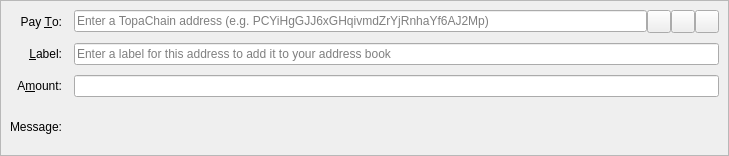
<?xml version="1.0" encoding="UTF-8"?>
<ui version="4.0">
 <class>SendCoinsEntry</class>
 <widget class="QStackedWidget" name="SendCoinsEntry">
  <property name="geometry">
   <rect>
    <x>0</x>
    <y>0</y>
    <width>729</width>
    <height>156</height>
   </rect>
  </property>
  <property name="focusPolicy">
   <enum>Qt::TabFocus</enum>
  </property>
  <property name="autoFillBackground">
   <bool>false</bool>
  </property>
  <widget class="QFrame" name="SendCoins">
   <property name="toolTip">
    <string>This is a normal payment.</string>
   </property>
   <property name="frameShape">
    <enum>QFrame::StyledPanel</enum>
   </property>
   <property name="frameShadow">
    <enum>QFrame::Sunken</enum>
   </property>
   <layout class="QGridLayout" name="gridLayout">
    <property name="horizontalSpacing">
     <number>12</number>
    </property>
    <property name="verticalSpacing">
     <number>10</number>
    </property>
    <item row="0" column="0">
     <widget class="QLabel" name="payToLabel">
      <property name="text">
       <string>Pay &amp;To:</string>
      </property>
      <property name="alignment">
       <set>Qt::AlignRight|Qt::AlignTrailing|Qt::AlignVCenter</set>
      </property>
      <property name="buddy">
       <cstring>payTo</cstring>
      </property>
     </widget>
    </item>
    <item row="0" column="1">
     <layout class="QHBoxLayout" name="payToLayout">
      <property name="spacing">
       <number>0</number>
      </property>
      <item>
       <widget class="QValidatedLineEdit" name="payTo">
        <property name="toolTip">
         <string>The TopaChain address to send the payment to</string>
        </property>
        <property name="inputMask">
         <string/>
        </property>
        <property name="placeholderText">
         <string>Enter a TopaChain address (e.g. PCYiHgGJJ6xGHqivmdZrYjRnhaYf6AJ2Mp)</string>
        </property>
       </widget>
      </item>
      <item>
       <widget class="QToolButton" name="addressBookButton">
        <property name="toolTip">
         <string>Choose previously used address</string>
        </property>
        <property name="text">
         <string/>
        </property>
        <property name="icon">
         <iconset resource="../topachain.qrc">
          <normaloff>:/icons/address-book</normaloff>:/icons/address-book</iconset>
        </property>
        <property name="iconSize">
         <size>
          <width>16</width>
          <height>16</height>
         </size>
        </property>
        <property name="shortcut">
         <string>Alt+A</string>
        </property>
       </widget>
      </item>
      <item>
       <widget class="QToolButton" name="pasteButton">
        <property name="toolTip">
         <string>Paste address from clipboard</string>
        </property>
        <property name="text">
         <string/>
        </property>
        <property name="icon">
         <iconset resource="../topachain.qrc">
          <normaloff>:/icons/editpaste</normaloff>:/icons/editpaste</iconset>
        </property>
        <property name="shortcut">
         <string>Alt+P</string>
        </property>
       </widget>
      </item>
      <item>
       <widget class="QToolButton" name="deleteButton">
        <property name="toolTip">
         <string>Remove this entry</string>
        </property>
        <property name="text">
         <string/>
        </property>
        <property name="icon">
         <iconset resource="../topachain.qrc">
          <normaloff>:/icons/remove</normaloff>:/icons/remove</iconset>
        </property>
       </widget>
      </item>
     </layout>
    </item>
    <item row="1" column="0">
     <widget class="QLabel" name="labelLabel">
      <property name="text">
       <string>&amp;Label:</string>
      </property>
      <property name="alignment">
       <set>Qt::AlignRight|Qt::AlignTrailing|Qt::AlignVCenter</set>
      </property>
      <property name="buddy">
       <cstring>addAsLabel</cstring>
      </property>
     </widget>
    </item>
    <item row="1" column="1">
     <widget class="QLineEdit" name="addAsLabel">
      <property name="toolTip">
       <string>Enter a label for this address to add it to the list of used addresses</string>
      </property>
      <property name="inputMask">
       <string/>
      </property>
      <property name="placeholderText">
       <string>Enter a label for this address to add it to your address book</string>
      </property>
     </widget>
    </item>
    <item row="2" column="0">
     <widget class="QLabel" name="amountLabel">
      <property name="text">
       <string>A&amp;mount:</string>
      </property>
      <property name="alignment">
       <set>Qt::AlignRight|Qt::AlignTrailing|Qt::AlignVCenter</set>
      </property>
      <property name="buddy">
       <cstring>payAmount</cstring>
      </property>
     </widget>
    </item>
    <item row="2" column="1">
     <widget class="BitcoinAmountField" name="payAmount"/>
    </item>
    <item row="3" column="0">
     <widget class="QLabel" name="messageLabel">
      <property name="text">
       <string>Message:</string>
      </property>
      <property name="alignment">
       <set>Qt::AlignRight|Qt::AlignTrailing|Qt::AlignVCenter</set>
      </property>
     </widget>
    </item>
    <item row="3" column="1">
     <widget class="QLabel" name="messageTextLabel">
      <property name="toolTip">
       <string>A message that was attached to the TopaChain: URI which will be stored with the transaction for your reference. Note: This message will not be sent over the TopaChain network.</string>
      </property>
      <property name="textFormat">
       <enum>Qt::PlainText</enum>
      </property>
     </widget>
    </item>
   </layout>
  </widget>
  <widget class="QFrame" name="SendCoins_InsecurePaymentRequest">
   <property name="palette">
    <palette>
     <active>
      <colorrole role="WindowText">
       <brush brushstyle="SolidPattern">
        <color alpha="255">
         <red>0</red>
         <green>0</green>
         <blue>0</blue>
        </color>
       </brush>
      </colorrole>
      <colorrole role="Button">
       <brush brushstyle="SolidPattern">
        <color alpha="255">
         <red>255</red>
         <green>255</green>
         <blue>127</blue>
        </color>
       </brush>
      </colorrole>
      <colorrole role="Light">
       <brush brushstyle="SolidPattern">
        <color alpha="255">
         <red>255</red>
         <green>255</green>
         <blue>255</blue>
        </color>
       </brush>
      </colorrole>
      <colorrole role="Midlight">
       <brush brushstyle="SolidPattern">
        <color alpha="255">
         <red>255</red>
         <green>255</green>
         <blue>191</blue>
        </color>
       </brush>
      </colorrole>
      <colorrole role="Dark">
       <brush brushstyle="SolidPattern">
        <color alpha="255">
         <red>127</red>
         <green>127</green>
         <blue>63</blue>
        </color>
       </brush>
      </colorrole>
      <colorrole role="Mid">
       <brush brushstyle="SolidPattern">
        <color alpha="255">
         <red>170</red>
         <green>170</green>
         <blue>84</blue>
        </color>
       </brush>
      </colorrole>
      <colorrole role="Text">
       <brush brushstyle="SolidPattern">
        <color alpha="255">
         <red>0</red>
         <green>0</green>
         <blue>0</blue>
        </color>
       </brush>
      </colorrole>
      <colorrole role="BrightText">
       <brush brushstyle="SolidPattern">
        <color alpha="255">
         <red>255</red>
         <green>255</green>
         <blue>255</blue>
        </color>
       </brush>
      </colorrole>
      <colorrole role="ButtonText">
       <brush brushstyle="SolidPattern">
        <color alpha="255">
         <red>0</red>
         <green>0</green>
         <blue>0</blue>
        </color>
       </brush>
      </colorrole>
      <colorrole role="Base">
       <brush brushstyle="SolidPattern">
        <color alpha="255">
         <red>255</red>
         <green>255</green>
         <blue>255</blue>
        </color>
       </brush>
      </colorrole>
      <colorrole role="Window">
       <brush brushstyle="SolidPattern">
        <color alpha="255">
         <red>255</red>
         <green>255</green>
         <blue>127</blue>
        </color>
       </brush>
      </colorrole>
      <colorrole role="Shadow">
       <brush brushstyle="SolidPattern">
        <color alpha="255">
         <red>0</red>
         <green>0</green>
         <blue>0</blue>
        </color>
       </brush>
      </colorrole>
      <colorrole role="AlternateBase">
       <brush brushstyle="SolidPattern">
        <color alpha="255">
         <red>255</red>
         <green>255</green>
         <blue>191</blue>
        </color>
       </brush>
      </colorrole>
      <colorrole role="ToolTipBase">
       <brush brushstyle="SolidPattern">
        <color alpha="255">
         <red>255</red>
         <green>255</green>
         <blue>220</blue>
        </color>
       </brush>
      </colorrole>
      <colorrole role="ToolTipText">
       <brush brushstyle="SolidPattern">
        <color alpha="255">
         <red>0</red>
         <green>0</green>
         <blue>0</blue>
        </color>
       </brush>
      </colorrole>
     </active>
     <inactive>
      <colorrole role="WindowText">
       <brush brushstyle="SolidPattern">
        <color alpha="255">
         <red>0</red>
         <green>0</green>
         <blue>0</blue>
        </color>
       </brush>
      </colorrole>
      <colorrole role="Button">
       <brush brushstyle="SolidPattern">
        <color alpha="255">
         <red>255</red>
         <green>255</green>
         <blue>127</blue>
        </color>
       </brush>
      </colorrole>
      <colorrole role="Light">
       <brush brushstyle="SolidPattern">
        <color alpha="255">
         <red>255</red>
         <green>255</green>
         <blue>255</blue>
        </color>
       </brush>
      </colorrole>
      <colorrole role="Midlight">
       <brush brushstyle="SolidPattern">
        <color alpha="255">
         <red>255</red>
         <green>255</green>
         <blue>191</blue>
        </color>
       </brush>
      </colorrole>
      <colorrole role="Dark">
       <brush brushstyle="SolidPattern">
        <color alpha="255">
         <red>127</red>
         <green>127</green>
         <blue>63</blue>
        </color>
       </brush>
      </colorrole>
      <colorrole role="Mid">
       <brush brushstyle="SolidPattern">
        <color alpha="255">
         <red>170</red>
         <green>170</green>
         <blue>84</blue>
        </color>
       </brush>
      </colorrole>
      <colorrole role="Text">
       <brush brushstyle="SolidPattern">
        <color alpha="255">
         <red>0</red>
         <green>0</green>
         <blue>0</blue>
        </color>
       </brush>
      </colorrole>
      <colorrole role="BrightText">
       <brush brushstyle="SolidPattern">
        <color alpha="255">
         <red>255</red>
         <green>255</green>
         <blue>255</blue>
        </color>
       </brush>
      </colorrole>
      <colorrole role="ButtonText">
       <brush brushstyle="SolidPattern">
        <color alpha="255">
         <red>0</red>
         <green>0</green>
         <blue>0</blue>
        </color>
       </brush>
      </colorrole>
      <colorrole role="Base">
       <brush brushstyle="SolidPattern">
        <color alpha="255">
         <red>255</red>
         <green>255</green>
         <blue>255</blue>
        </color>
       </brush>
      </colorrole>
      <colorrole role="Window">
       <brush brushstyle="SolidPattern">
        <color alpha="255">
         <red>255</red>
         <green>255</green>
         <blue>127</blue>
        </color>
       </brush>
      </colorrole>
      <colorrole role="Shadow">
       <brush brushstyle="SolidPattern">
        <color alpha="255">
         <red>0</red>
         <green>0</green>
         <blue>0</blue>
        </color>
       </brush>
      </colorrole>
      <colorrole role="AlternateBase">
       <brush brushstyle="SolidPattern">
        <color alpha="255">
         <red>255</red>
         <green>255</green>
         <blue>191</blue>
        </color>
       </brush>
      </colorrole>
      <colorrole role="ToolTipBase">
       <brush brushstyle="SolidPattern">
        <color alpha="255">
         <red>255</red>
         <green>255</green>
         <blue>220</blue>
        </color>
       </brush>
      </colorrole>
      <colorrole role="ToolTipText">
       <brush brushstyle="SolidPattern">
        <color alpha="255">
         <red>0</red>
         <green>0</green>
         <blue>0</blue>
        </color>
       </brush>
      </colorrole>
     </inactive>
     <disabled>
      <colorrole role="WindowText">
       <brush brushstyle="SolidPattern">
        <color alpha="255">
         <red>127</red>
         <green>127</green>
         <blue>63</blue>
        </color>
       </brush>
      </colorrole>
      <colorrole role="Button">
       <brush brushstyle="SolidPattern">
        <color alpha="255">
         <red>255</red>
         <green>255</green>
         <blue>127</blue>
        </color>
       </brush>
      </colorrole>
      <colorrole role="Light">
       <brush brushstyle="SolidPattern">
        <color alpha="255">
         <red>255</red>
         <green>255</green>
         <blue>255</blue>
        </color>
       </brush>
      </colorrole>
      <colorrole role="Midlight">
       <brush brushstyle="SolidPattern">
        <color alpha="255">
         <red>255</red>
         <green>255</green>
         <blue>191</blue>
        </color>
       </brush>
      </colorrole>
      <colorrole role="Dark">
       <brush brushstyle="SolidPattern">
        <color alpha="255">
         <red>127</red>
         <green>127</green>
         <blue>63</blue>
        </color>
       </brush>
      </colorrole>
      <colorrole role="Mid">
       <brush brushstyle="SolidPattern">
        <color alpha="255">
         <red>170</red>
         <green>170</green>
         <blue>84</blue>
        </color>
       </brush>
      </colorrole>
      <colorrole role="Text">
       <brush brushstyle="SolidPattern">
        <color alpha="255">
         <red>127</red>
         <green>127</green>
         <blue>63</blue>
        </color>
       </brush>
      </colorrole>
      <colorrole role="BrightText">
       <brush brushstyle="SolidPattern">
        <color alpha="255">
         <red>255</red>
         <green>255</green>
         <blue>255</blue>
        </color>
       </brush>
      </colorrole>
      <colorrole role="ButtonText">
       <brush brushstyle="SolidPattern">
        <color alpha="255">
         <red>127</red>
         <green>127</green>
         <blue>63</blue>
        </color>
       </brush>
      </colorrole>
      <colorrole role="Base">
       <brush brushstyle="SolidPattern">
        <color alpha="255">
         <red>255</red>
         <green>255</green>
         <blue>127</blue>
        </color>
       </brush>
      </colorrole>
      <colorrole role="Window">
       <brush brushstyle="SolidPattern">
        <color alpha="255">
         <red>255</red>
         <green>255</green>
         <blue>127</blue>
        </color>
       </brush>
      </colorrole>
      <colorrole role="Shadow">
       <brush brushstyle="SolidPattern">
        <color alpha="255">
         <red>0</red>
         <green>0</green>
         <blue>0</blue>
        </color>
       </brush>
      </colorrole>
      <colorrole role="AlternateBase">
       <brush brushstyle="SolidPattern">
        <color alpha="255">
         <red>255</red>
         <green>255</green>
         <blue>127</blue>
        </color>
       </brush>
      </colorrole>
      <colorrole role="ToolTipBase">
       <brush brushstyle="SolidPattern">
        <color alpha="255">
         <red>255</red>
         <green>255</green>
         <blue>220</blue>
        </color>
       </brush>
      </colorrole>
      <colorrole role="ToolTipText">
       <brush brushstyle="SolidPattern">
        <color alpha="255">
         <red>0</red>
         <green>0</green>
         <blue>0</blue>
        </color>
       </brush>
      </colorrole>
     </disabled>
    </palette>
   </property>
   <property name="toolTip">
    <string>This is an unverified payment request.</string>
   </property>
   <property name="autoFillBackground">
    <bool>true</bool>
   </property>
   <property name="frameShape">
    <enum>QFrame::StyledPanel</enum>
   </property>
   <property name="frameShadow">
    <enum>QFrame::Sunken</enum>
   </property>
   <layout class="QGridLayout" name="gridLayout_is">
    <property name="spacing">
     <number>12</number>
    </property>
    <item row="0" column="0">
     <widget class="QLabel" name="payToLabel_is">
      <property name="text">
       <string>Pay To:</string>
      </property>
      <property name="alignment">
       <set>Qt::AlignRight|Qt::AlignTrailing|Qt::AlignVCenter</set>
      </property>
     </widget>
    </item>
    <item row="0" column="1">
     <layout class="QHBoxLayout" name="payToLayout_is">
      <property name="spacing">
       <number>0</number>
      </property>
      <item>
       <widget class="QLabel" name="payTo_is"/>
      </item>
      <item>
       <widget class="QToolButton" name="deleteButton_is">
        <property name="toolTip">
         <string>Remove this entry</string>
        </property>
        <property name="text">
         <string/>
        </property>
        <property name="icon">
         <iconset resource="../topachain.qrc">
          <normaloff>:/icons/remove</normaloff>:/icons/remove</iconset>
        </property>
       </widget>
      </item>
     </layout>
    </item>
    <item row="1" column="0">
     <widget class="QLabel" name="memoLabel_is">
      <property name="text">
       <string>Memo:</string>
      </property>
      <property name="alignment">
       <set>Qt::AlignRight|Qt::AlignTrailing|Qt::AlignVCenter</set>
      </property>
     </widget>
    </item>
    <item row="1" column="1">
     <widget class="QLabel" name="memoTextLabel_is">
      <property name="textFormat">
       <enum>Qt::PlainText</enum>
      </property>
     </widget>
    </item>
    <item row="2" column="0">
     <widget class="QLabel" name="amountLabel_is">
      <property name="text">
       <string>A&amp;mount:</string>
      </property>
      <property name="alignment">
       <set>Qt::AlignRight|Qt::AlignTrailing|Qt::AlignVCenter</set>
      </property>
      <property name="buddy">
       <cstring>payAmount_is</cstring>
      </property>
     </widget>
    </item>
    <item row="2" column="1">
     <widget class="BitcoinAmountField" name="payAmount_is">
      <property name="acceptDrops">
       <bool>false</bool>
      </property>
     </widget>
    </item>
   </layout>
  </widget>
  <widget class="QFrame" name="SendCoins_SecurePaymentRequest">
   <property name="palette">
    <palette>
     <active>
      <colorrole role="WindowText">
       <brush brushstyle="SolidPattern">
        <color alpha="255">
         <red>0</red>
         <green>0</green>
         <blue>0</blue>
        </color>
       </brush>
      </colorrole>
      <colorrole role="Button">
       <brush brushstyle="SolidPattern">
        <color alpha="255">
         <red>140</red>
         <green>232</green>
         <blue>119</blue>
        </color>
       </brush>
      </colorrole>
      <colorrole role="Light">
       <brush brushstyle="SolidPattern">
        <color alpha="255">
         <red>230</red>
         <green>255</green>
         <blue>224</blue>
        </color>
       </brush>
      </colorrole>
      <colorrole role="Midlight">
       <brush brushstyle="SolidPattern">
        <color alpha="255">
         <red>185</red>
         <green>243</green>
         <blue>171</blue>
        </color>
       </brush>
      </colorrole>
      <colorrole role="Dark">
       <brush brushstyle="SolidPattern">
        <color alpha="255">
         <red>70</red>
         <green>116</green>
         <blue>59</blue>
        </color>
       </brush>
      </colorrole>
      <colorrole role="Mid">
       <brush brushstyle="SolidPattern">
        <color alpha="255">
         <red>93</red>
         <green>155</green>
         <blue>79</blue>
        </color>
       </brush>
      </colorrole>
      <colorrole role="Text">
       <brush brushstyle="SolidPattern">
        <color alpha="255">
         <red>0</red>
         <green>0</green>
         <blue>0</blue>
        </color>
       </brush>
      </colorrole>
      <colorrole role="BrightText">
       <brush brushstyle="SolidPattern">
        <color alpha="255">
         <red>155</red>
         <green>255</green>
         <blue>147</blue>
        </color>
       </brush>
      </colorrole>
      <colorrole role="ButtonText">
       <brush brushstyle="SolidPattern">
        <color alpha="255">
         <red>0</red>
         <green>0</green>
         <blue>0</blue>
        </color>
       </brush>
      </colorrole>
      <colorrole role="Base">
       <brush brushstyle="SolidPattern">
        <color alpha="255">
         <red>119</red>
         <green>255</green>
         <blue>233</blue>
        </color>
       </brush>
      </colorrole>
      <colorrole role="Window">
       <brush brushstyle="SolidPattern">
        <color alpha="255">
         <red>140</red>
         <green>232</green>
         <blue>119</blue>
        </color>
       </brush>
      </colorrole>
      <colorrole role="Shadow">
       <brush brushstyle="SolidPattern">
        <color alpha="255">
         <red>0</red>
         <green>0</green>
         <blue>0</blue>
        </color>
       </brush>
      </colorrole>
      <colorrole role="AlternateBase">
       <brush brushstyle="SolidPattern">
        <color alpha="255">
         <red>197</red>
         <green>243</green>
         <blue>187</blue>
        </color>
       </brush>
      </colorrole>
      <colorrole role="NoRole">
       <brush brushstyle="SolidPattern">
        <color alpha="255">
         <red>125</red>
         <green>194</green>
         <blue>122</blue>
        </color>
       </brush>
      </colorrole>
      <colorrole role="ToolTipBase">
       <brush brushstyle="SolidPattern">
        <color alpha="255">
         <red>255</red>
         <green>255</green>
         <blue>220</blue>
        </color>
       </brush>
      </colorrole>
      <colorrole role="ToolTipText">
       <brush brushstyle="SolidPattern">
        <color alpha="255">
         <red>0</red>
         <green>0</green>
         <blue>0</blue>
        </color>
       </brush>
      </colorrole>
     </active>
     <inactive>
      <colorrole role="WindowText">
       <brush brushstyle="SolidPattern">
        <color alpha="255">
         <red>0</red>
         <green>0</green>
         <blue>0</blue>
        </color>
       </brush>
      </colorrole>
      <colorrole role="Button">
       <brush brushstyle="SolidPattern">
        <color alpha="255">
         <red>140</red>
         <green>232</green>
         <blue>119</blue>
        </color>
       </brush>
      </colorrole>
      <colorrole role="Light">
       <brush brushstyle="SolidPattern">
        <color alpha="255">
         <red>230</red>
         <green>255</green>
         <blue>224</blue>
        </color>
       </brush>
      </colorrole>
      <colorrole role="Midlight">
       <brush brushstyle="SolidPattern">
        <color alpha="255">
         <red>185</red>
         <green>243</green>
         <blue>171</blue>
        </color>
       </brush>
      </colorrole>
      <colorrole role="Dark">
       <brush brushstyle="SolidPattern">
        <color alpha="255">
         <red>70</red>
         <green>116</green>
         <blue>59</blue>
        </color>
       </brush>
      </colorrole>
      <colorrole role="Mid">
       <brush brushstyle="SolidPattern">
        <color alpha="255">
         <red>93</red>
         <green>155</green>
         <blue>79</blue>
        </color>
       </brush>
      </colorrole>
      <colorrole role="Text">
       <brush brushstyle="SolidPattern">
        <color alpha="255">
         <red>0</red>
         <green>0</green>
         <blue>0</blue>
        </color>
       </brush>
      </colorrole>
      <colorrole role="BrightText">
       <brush brushstyle="SolidPattern">
        <color alpha="255">
         <red>155</red>
         <green>255</green>
         <blue>147</blue>
        </color>
       </brush>
      </colorrole>
      <colorrole role="ButtonText">
       <brush brushstyle="SolidPattern">
        <color alpha="255">
         <red>0</red>
         <green>0</green>
         <blue>0</blue>
        </color>
       </brush>
      </colorrole>
      <colorrole role="Base">
       <brush brushstyle="SolidPattern">
        <color alpha="255">
         <red>119</red>
         <green>255</green>
         <blue>233</blue>
        </color>
       </brush>
      </colorrole>
      <colorrole role="Window">
       <brush brushstyle="SolidPattern">
        <color alpha="255">
         <red>140</red>
         <green>232</green>
         <blue>119</blue>
        </color>
       </brush>
      </colorrole>
      <colorrole role="Shadow">
       <brush brushstyle="SolidPattern">
        <color alpha="255">
         <red>0</red>
         <green>0</green>
         <blue>0</blue>
        </color>
       </brush>
      </colorrole>
      <colorrole role="AlternateBase">
       <brush brushstyle="SolidPattern">
        <color alpha="255">
         <red>197</red>
         <green>243</green>
         <blue>187</blue>
        </color>
       </brush>
      </colorrole>
      <colorrole role="NoRole">
       <brush brushstyle="SolidPattern">
        <color alpha="255">
         <red>125</red>
         <green>194</green>
         <blue>122</blue>
        </color>
       </brush>
      </colorrole>
      <colorrole role="ToolTipBase">
       <brush brushstyle="SolidPattern">
        <color alpha="255">
         <red>255</red>
         <green>255</green>
         <blue>220</blue>
        </color>
       </brush>
      </colorrole>
      <colorrole role="ToolTipText">
       <brush brushstyle="SolidPattern">
        <color alpha="255">
         <red>0</red>
         <green>0</green>
         <blue>0</blue>
        </color>
       </brush>
      </colorrole>
     </inactive>
     <disabled>
      <colorrole role="WindowText">
       <brush brushstyle="SolidPattern">
        <color alpha="255">
         <red>70</red>
         <green>116</green>
         <blue>59</blue>
        </color>
       </brush>
      </colorrole>
      <colorrole role="Button">
       <brush brushstyle="SolidPattern">
        <color alpha="255">
         <red>140</red>
         <green>232</green>
         <blue>119</blue>
        </color>
       </brush>
      </colorrole>
      <colorrole role="Light">
       <brush brushstyle="SolidPattern">
        <color alpha="255">
         <red>230</red>
         <green>255</green>
         <blue>224</blue>
        </color>
       </brush>
      </colorrole>
      <colorrole role="Midlight">
       <brush brushstyle="SolidPattern">
        <color alpha="255">
         <red>185</red>
         <green>243</green>
         <blue>171</blue>
        </color>
       </brush>
      </colorrole>
      <colorrole role="Dark">
       <brush brushstyle="SolidPattern">
        <color alpha="255">
         <red>70</red>
         <green>116</green>
         <blue>59</blue>
        </color>
       </brush>
      </colorrole>
      <colorrole role="Mid">
       <brush brushstyle="SolidPattern">
        <color alpha="255">
         <red>93</red>
         <green>155</green>
         <blue>79</blue>
        </color>
       </brush>
      </colorrole>
      <colorrole role="Text">
       <brush brushstyle="SolidPattern">
        <color alpha="255">
         <red>70</red>
         <green>116</green>
         <blue>59</blue>
        </color>
       </brush>
      </colorrole>
      <colorrole role="BrightText">
       <brush brushstyle="SolidPattern">
        <color alpha="255">
         <red>155</red>
         <green>255</green>
         <blue>147</blue>
        </color>
       </brush>
      </colorrole>
      <colorrole role="ButtonText">
       <brush brushstyle="SolidPattern">
        <color alpha="255">
         <red>70</red>
         <green>116</green>
         <blue>59</blue>
        </color>
       </brush>
      </colorrole>
      <colorrole role="Base">
       <brush brushstyle="SolidPattern">
        <color alpha="255">
         <red>140</red>
         <green>232</green>
         <blue>119</blue>
        </color>
       </brush>
      </colorrole>
      <colorrole role="Window">
       <brush brushstyle="SolidPattern">
        <color alpha="255">
         <red>140</red>
         <green>232</green>
         <blue>119</blue>
        </color>
       </brush>
      </colorrole>
      <colorrole role="Shadow">
       <brush brushstyle="SolidPattern">
        <color alpha="255">
         <red>0</red>
         <green>0</green>
         <blue>0</blue>
        </color>
       </brush>
      </colorrole>
      <colorrole role="AlternateBase">
       <brush brushstyle="SolidPattern">
        <color alpha="255">
         <red>140</red>
         <green>232</green>
         <blue>119</blue>
        </color>
       </brush>
      </colorrole>
      <colorrole role="NoRole">
       <brush brushstyle="SolidPattern">
        <color alpha="255">
         <red>125</red>
         <green>194</green>
         <blue>122</blue>
        </color>
       </brush>
      </colorrole>
      <colorrole role="ToolTipBase">
       <brush brushstyle="SolidPattern">
        <color alpha="255">
         <red>255</red>
         <green>255</green>
         <blue>220</blue>
        </color>
       </brush>
      </colorrole>
      <colorrole role="ToolTipText">
       <brush brushstyle="SolidPattern">
        <color alpha="255">
         <red>0</red>
         <green>0</green>
         <blue>0</blue>
        </color>
       </brush>
      </colorrole>
     </disabled>
    </palette>
   </property>
   <property name="toolTip">
    <string>This is a verified payment request.</string>
   </property>
   <property name="autoFillBackground">
    <bool>true</bool>
   </property>
   <property name="frameShape">
    <enum>QFrame::StyledPanel</enum>
   </property>
   <property name="frameShadow">
    <enum>QFrame::Sunken</enum>
   </property>
   <layout class="QGridLayout" name="gridLayout_s">
    <property name="spacing">
     <number>12</number>
    </property>
    <item row="0" column="0">
     <widget class="QLabel" name="payToLabel_s">
      <property name="text">
       <string>Pay To:</string>
      </property>
      <property name="alignment">
       <set>Qt::AlignRight|Qt::AlignTrailing|Qt::AlignVCenter</set>
      </property>
     </widget>
    </item>
    <item row="0" column="1">
     <layout class="QHBoxLayout" name="payToLayout_s">
      <property name="spacing">
       <number>0</number>
      </property>
      <item>
       <widget class="QLabel" name="payTo_s">
        <property name="textFormat">
         <enum>Qt::PlainText</enum>
        </property>
       </widget>
      </item>
      <item>
       <widget class="QToolButton" name="deleteButton_s">
        <property name="toolTip">
         <string>Remove this entry</string>
        </property>
        <property name="text">
         <string/>
        </property>
        <property name="icon">
         <iconset resource="../topachain.qrc">
          <normaloff>:/icons/remove</normaloff>:/icons/remove</iconset>
        </property>
       </widget>
      </item>
     </layout>
    </item>
    <item row="1" column="0">
     <widget class="QLabel" name="memoLabel_s">
      <property name="text">
       <string>Memo:</string>
      </property>
      <property name="alignment">
       <set>Qt::AlignRight|Qt::AlignTrailing|Qt::AlignVCenter</set>
      </property>
     </widget>
    </item>
    <item row="1" column="1">
     <widget class="QLabel" name="memoTextLabel_s">
      <property name="textFormat">
       <enum>Qt::PlainText</enum>
      </property>
     </widget>
    </item>
    <item row="2" column="0">
     <widget class="QLabel" name="amountLabel_s">
      <property name="text">
       <string>A&amp;mount:</string>
      </property>
      <property name="alignment">
       <set>Qt::AlignRight|Qt::AlignTrailing|Qt::AlignVCenter</set>
      </property>
      <property name="buddy">
       <cstring>payAmount_s</cstring>
      </property>
     </widget>
    </item>
    <item row="2" column="1">
     <widget class="BitcoinAmountField" name="payAmount_s">
      <property name="acceptDrops">
       <bool>false</bool>
      </property>
     </widget>
    </item>
   </layout>
  </widget>
 </widget>
 <customwidgets>
  <customwidget>
   <class>QValidatedLineEdit</class>
   <extends>QLineEdit</extends>
   <header>qvalidatedlineedit.h</header>
  </customwidget>
  <customwidget>
   <class>BitcoinAmountField</class>
   <extends>QLineEdit</extends>
   <header>bitcoinamountfield.h</header>
   <container>1</container>
  </customwidget>
 </customwidgets>
 <tabstops>
  <tabstop>payTo</tabstop>
  <tabstop>addressBookButton</tabstop>
  <tabstop>pasteButton</tabstop>
  <tabstop>deleteButton</tabstop>
  <tabstop>addAsLabel</tabstop>
  <tabstop>payAmount</tabstop>
  <tabstop>payAmount_is</tabstop>
  <tabstop>deleteButton_is</tabstop>
  <tabstop>payAmount_s</tabstop>
  <tabstop>deleteButton_s</tabstop>
 </tabstops>
 <resources>
  <include location="../topachain.qrc"/>
 </resources>
 <connections/>
</ui>
